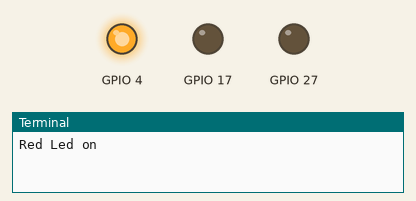
A program run on a simulated Raspberry Pi (BCM pin numbers). On the bench: output pins drawn as LEDs (lit = HIGH), the last lines printed to the terminal. At 6.0 s the program stops and its outputs stay as they are.

Above: at 0.1 s.
At 2.1 s:
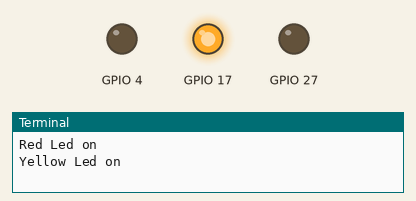
At 4.1 s:
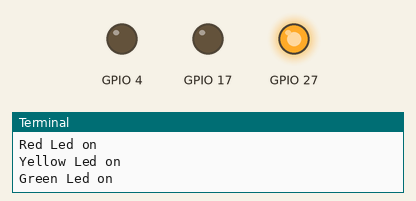
At 6.1 s:
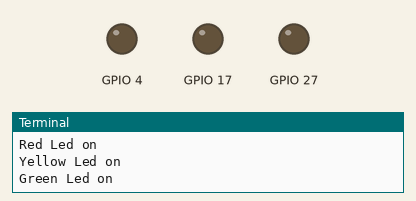
Timing chart, 0 to 7.5 s (numbered marks = the images above):
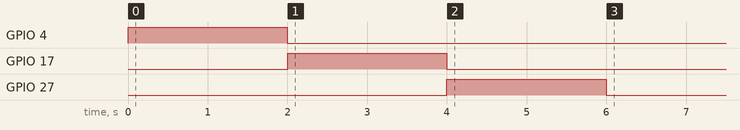

Measured:
- by itself, GPIO 4: LOW → HIGH at 0.00 s, → LOW 2.0 s later
- by itself, GPIO 17: LOW → HIGH at 2.0 s, → LOW 2.0 s later
- by itself, GPIO 27: LOW → HIGH at 4.0 s, → LOW 2.0 s later

The program:

led.blink_task.py
```python
import RPi.GPIO as GPIO
import time


Red_Led = 4
Yellow_Led = 17
Green_Led = 27
GPIO.setmode(GPIO.BCM) #GPIO.BCM or GPIO.BOARD
def onoff(pin):
    GPIO.setup(pin, GPIO.OUT)
    GPIO.output(pin, GPIO.HIGH)
    time.sleep(2)
    GPIO.output(pin, GPIO.LOW)

print("Red Led on")
onoff(Red_Led)


print("Yellow Led on")
onoff(Yellow_Led)

print("Green Led on")
onoff(Green_Led)

GPIO.cleanup()
```
